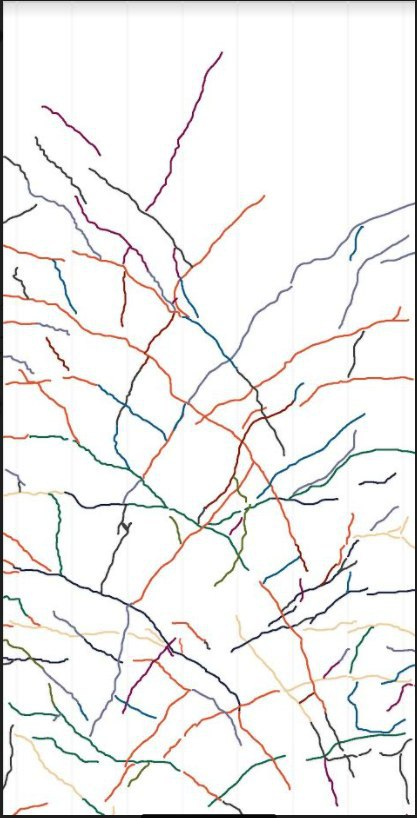
#> input picture img.jpg, 417 x 818 px
$ python ComputerVisionPhD.py
#> lines starting #> are read from the running program, lines starting #| are printed output that depends on the picture
import numpy as np
import cv2 as cv
import matplotlib.pyplot as plt
import matplotlib.image as mpimg


#################################### Loading The Data Using Matplotlib
img = cv.imread("img.jpg")[:,:,::-1]

### Testing the size of the dataset
print('img =', img.shape)
#| img = (818, 417, 3)

#plt.imshow(img)
#plt.show()
#plt.savefig('img_orig', dpi=600)


#################################### RGB2Gray Using Matplotlib
img_gray = cv.cvtColor(img, cv.COLOR_RGB2GRAY)
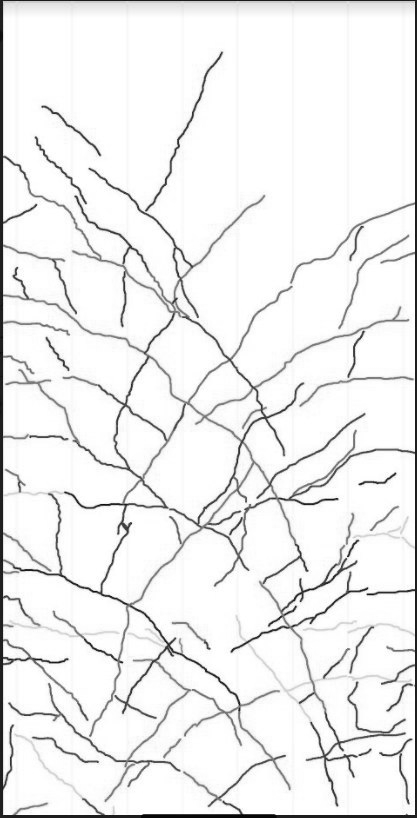
#> img_gray: shape (818, 417); min 0, max 255, mean 239

### directly reading the gray scale
#image = cv2.imread('img.jpg', 0)

### Testing the size of the dataset
print('img_gray =', img_gray.shape)
#| img_gray = (818, 417)

#plt.imshow(img_gray, cmap = 'gray')
#plt.show()
#plt.savefig('img_gray', dpi=600)
#np.savetxt("img_gray.csv", img_gray, delimiter=',')


#################################################################################################
########################################  Edge Detection ########################################
#################################################################################################


################################### Canny Edge Detection
can_edg = cv.Canny(img_gray, 100, 200)
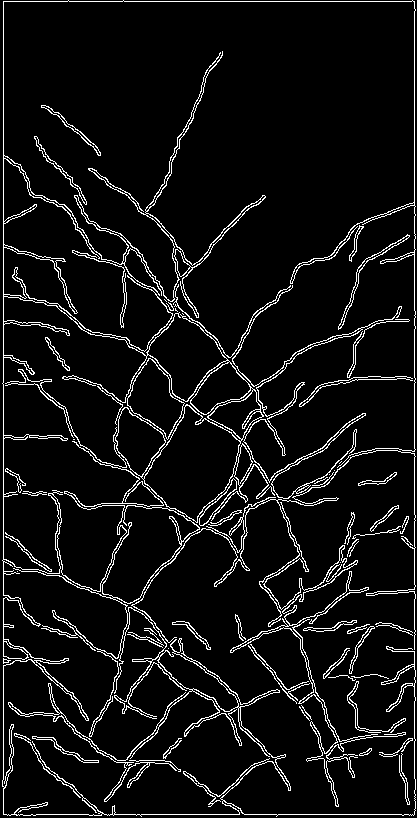
#> can_edg: shape (818, 417); 6.8% white in thin lines or dots

### Testing the size of the dataset
print('Canny =', can_edg.shape)
#| Canny = (818, 417)

# [8 lines of commented-out code are left out]
img_gray_modif = np.float32(img_gray)


################################### Image Pyramids
# generate Gaussian pyramid for the Gray-scale Image
G = img_gray.copy()
gpA = [G]
for i in range(4):
    G = cv.pyrDown(G)
    gpA.append(G)
#> this loop made 4 passes
#> pass 1, `G = cv.pyrDown(G)`:
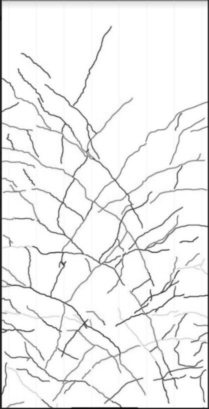
#> G: shape (409, 209); min 9, max 255, mean 238.7
#> pass 2, `G = cv.pyrDown(G)`:
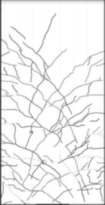
#> G: shape (205, 105); min 60, max 255, mean 238.4
#> pass 3, `G = cv.pyrDown(G)`:
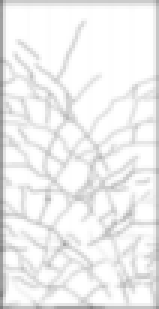
#> G: shape (103, 53) (shown 3 times larger); min 126, max 255, mean 238.3
#> after the loop:
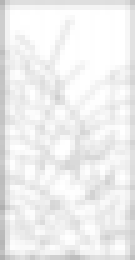
#> G: shape (52, 27) (shown 5 times larger); min 176, max 255, mean 238.4
#> after the loop, gpA = 5 items


lpA = [gpA[3]]
for i in range(3,0,-1):
    GE = cv.pyrUp(gpA[i])
#> (the run stopped early here; a loop or call above may not have finished)
